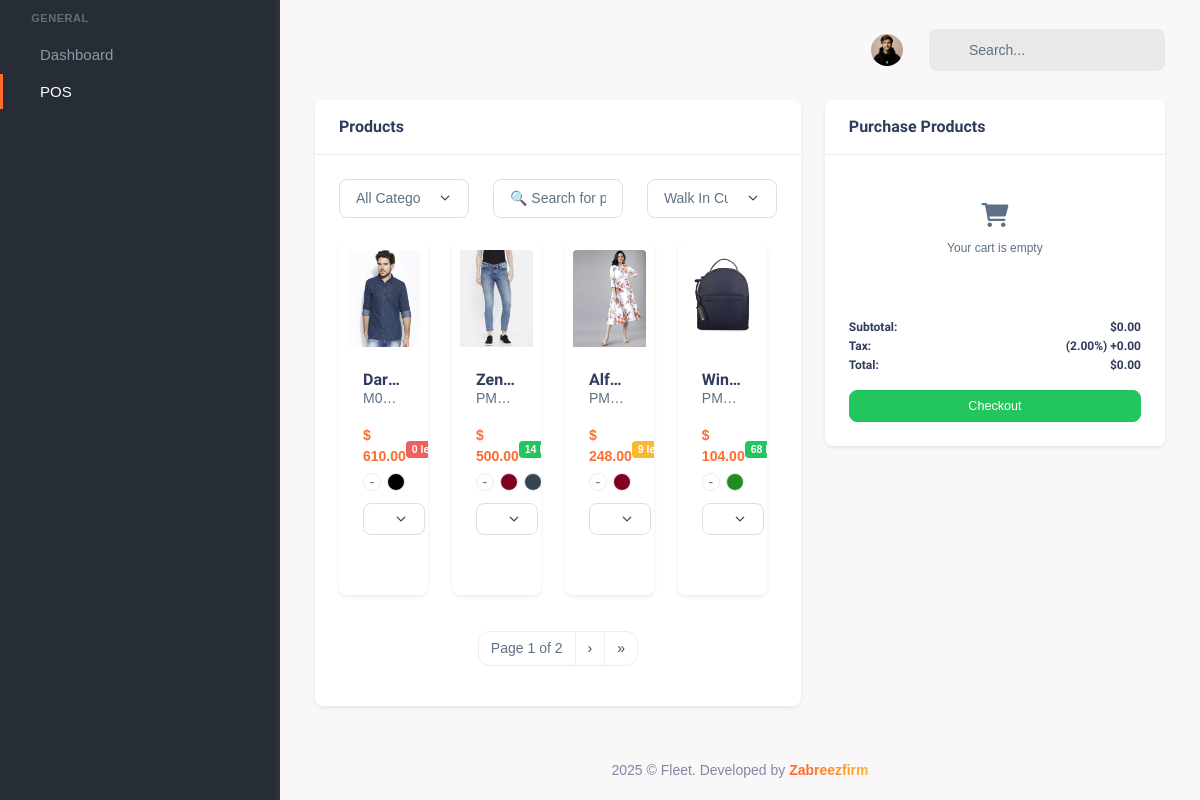
The app's page /pos/ (signed in) with its own data.
### core/models.py (models this page shows, shortened)
class Product(models.Model):
    name = models.CharField(max_length=255)
    slug = models.SlugField(unique=True, blank=True, null=True)
    description = models.TextField()
    is_featured = models.BooleanField(default=False)
    cost_price = models.DecimalField(max_digits=10, decimal_places=2, default=0.00, help_text="Cost price per unit")
    price = models.DecimalField(max_digits=10, decimal_places=2, help_text="Selling price per unit")
    total_units_sold = models.PositiveIntegerField(default=0)
    total_revenue = models.DecimalField(max_digits=12, decimal_places=2, default=0.00)
    total_profit = models.DecimalField(max_digits=12, decimal_places=2, default=0.00)
    total_views = models.PositiveIntegerField(default=0)
    discount = models.DecimalField(max_digits=5, decimal_places=2, default=0.00, help_text="Discount in percentage")  # Discount in percentage
    barcode = models.ImageField(upload_to="products/barcodes", blank=True, null=True)  # Barcode as image
    stock_quantity = models.PositiveIntegerField()
    size = models.ManyToManyField(Size, blank=True)
    seo_title = models.CharField(max_length=255, blank=True, null=True)
    seo_description = models.TextField(blank=True, null=True)
    seo_keywords = models.TextField(blank=True, null=True)
    category = models.ForeignKey(Category, on_delete=models.CASCADE, related_name="products")
    tags = models.ManyToManyField(Tag, blank=True)
    image = models.ImageField(upload_to="products/images", blank=True, null=True)
    sku = models.CharField(max_length=8, unique=True, blank=True, null=True)
    created_at = models.DateTimeField(auto_now_add=True)
    updated_at = models.DateTimeField(auto_now=True)
    class Meta:
        verbose_name = "Product"
        verbose_name_plural = "          Products"

class Color(models.Model):
    name = models.CharField(max_length=50, unique=True)
    hex_code = models.CharField(max_length=7, unique=True, help_text="Hex color code, e.g., #FF5733")
    class Meta:
        verbose_name = "Color"
        verbose_name_plural = "           Colors"
        ordering = ['name']

### setting/models.py (models this page shows, shortened)
class CompanySetting(models.Model):
    name = models.CharField(max_length=255, blank=True, null=True)
    address_line_1 = models.TextField(blank=True, null=True)
    address_line_2 = models.TextField(blank=True, null=True)
    phone = models.CharField(max_length=255, blank=True, null=True)
    email = models.EmailField(blank=True, null=True)
    logo = models.ImageField(upload_to="company/logo", blank=True, null=True)
    tax = models.DecimalField(max_digits=5, decimal_places=2, blank=True, null=True, default=0, help_text="Enter tax as a percentage (%)")
    shipping_fee = models.DecimalField(max_digits=5, decimal_places=2, blank=True, null=True, default=0, help_text="Enter shipping fee as extra charge")
    currency = models.CharField(max_length=255, blank=True, null=True)
    currency_symbol = models.CharField(max_length=255, blank=True, null=True)
    currency_code = models.CharField(max_length=255, blank=True, null=True)
    class Meta:
        verbose_name = "Company Setting"
        verbose_name_plural = "Company Settings"

### pos/views.py (the view, shortened to what this page needs)
# urls.py: path('pos/', include('pos.urls')),
def pos(request):
    categories = Category.objects.all()
    customers = User.objects.filter(role='customer')
    products = Product.objects.all().order_by('-id')
    paginator = Paginator(products, 4)
    page_number = request.GET.get('page')
    page_obj = paginator.get_page(page_number)
    company_setting = CompanySetting.objects.first()
    payment_methods = PAYMENT_METHOD
    default_product_data = []
    for product in page_obj:
        product_images = ProductImage.objects.filter(product=product)
        colors = [
            {'color_name': image.color.name, 'color_hex': image.color.hex_code, 'image_url': image.image.url}
            for image in product_images if image.color
        ]
        sizes = [size.name for size in product.size.all()]
        default_product_data.append({
            'id': product.id,
            'name': product.name,
            'category': product.category.name,
            'price': product.price,
            'stock_quantity': product.stock_quantity,
            'image': product.image,  # Default image for product
            'colors': colors,  # List of colors and their corresponding images
            'sizes': sizes,
            'sku': product.sku
        })
    context = {
        'products': default_product_data,
        'page_obj': page_obj,
        'categories': categories,
        'customers': customers,
        'company_setting': company_setting,
        'payment_methods': payment_methods,
    }
    return render(request, 'pos.html', context)

### setting/context_preprocessor.py (called while the page is built)
def currency_context(request):
    currency_code = CompanySetting.objects.first().currency_code
    currency_symbol = CompanySetting.objects.first().currency_symbol
    return {
        'currency_code': currency_code,
        'currency_symbol': currency_symbol,
    }

### templates/pos.html (shortened to what this page needs)
{% extends 'partials/base.html' %}
{% load static %}
{% block style %}
<link rel="stylesheet" href="{% static 'assets/css/pos.css' %}">
{% endblock %}
{% block content %}
<div class="container-fluid">
    <div class="row">
        <div class="col-xl-7 col-md-12">
            <div class="card shadow-sm">
                <div class="card-header d-flex justify-content-between align-items-center gap-2">
                    <h4 class="card-title flex-grow-1 m-0">Products</h4>
                </div>
                <div class="card-body">
                    <div class="row mb-3">
                        <div class="col-md-4">
                            <select class="form-select form-select" data-choices name="categoryFilter" id="categoryFilter" >
                                <option value="">All Categories</option>
                            </select>
                        </div>
                        <div class="col-md-4">
                            <input type="text" class="form-control form-control" id="productSearch" placeholder="🔍 Search for products...">
                        </div>
                        <div class="col-md-4">
                            <select class="form-select form-select" data-choices name="customerSelect" id="customerSelect">
                                <option value="">Walk In Customer</option>
                            </select>
                        </div>
                    </div>
                    <div class="row" id="productList">
                        {% for product in products %}
                            <div class="col-xl-3 col-md-4 col-sm-6 mb-4 product-item" data-category="{{ product.category.id }}">
                                <div class="card product-card border-0 shadow-sm h-100">
                                    <div class="position-relative" style="cursor: pointer;" onclick="addToCart( {{ product.id }} , '{{ product.name }}', {{ product.price }}, '{{ product.sku }}', {{ product.stock_quantity }} )">
                                        <img id="product-image-{{ product.id }}" src="{{ product.image.url }}" class="card-img-top img-fluid rounded-top" alt="{{ product.name }}" style="object-fit: cover;">
                                    </div>
                                    <div class="card-body p-3">
                                        <h6 class="card-title fw-bold text-truncate">{{ product.name }}</h6>
                                        <p class="text-truncate">{{ product.sku }}</p>
                                        <div class="d-flex justify-content-between align-items-center mt-1">
                                            <p class="card-text text-primary fw-bold mb-1">$ {{ product.price }}</p>
                                            <span class="badge {% if product.stock_quantity > 10 %} bg-success {% elif product.stock_quantity > 0 %} bg-warning {% else %} bg-danger {% endif %}">
                                                {{ product.stock_quantity }} left
                                            </span>
                                        </div>
                                        <div class="d-flex align-items-center mb-2">
                                            <div class="d-flex">
                                                <span data-color=""
                                                    data-image-url="{{ product.image.url }}"
                                                    data-product-id="{{ product.id }}"
                                                    onclick="addColor(this)"
                                                    class="color-circle border rounded-circle me-1"
                                                    style="background-color: transparent; width: 18px; height: 18px; display: inline-flex; align-items: center; justify-content: center; cursor: pointer;">
                                                    -
                                                </span>
                                                {% for color in product.colors %}
                                                    <span data-color="{{ color.color_hex }}" data-image-url="{{ color.image_url }}" data-product-id="{{ product.id }}"  onclick="addColor(this)" class="color-circle border rounded-circle me-1"
                                                        style="background-color: {{ color.color_hex }}; width: 18px; height: 18px; display: inline-block; cursor: pointer;">
                                                    </span>
                                                {% endfor %}
                                            </div>
                                        </div>
                                        <div class="d-flex align-items-center mb-2">
                                            <select class="form-select form-select-sm" id="select_size" onclick="addSize(this)">
                                                <option value="">Select size</option>
                                            </select>
                                        </div>
                                    </div>
                                </div>
                            </div>
                        {% endfor %}
                    </div>
                    <div class="row">
                        <div class="col-md-12">
                            <nav>
                                <ul class="pagination justify-content-center">
                                    <li class="page-item disabled">
                                        <span class="page-link">Page {{ page_obj.number }} of {{ page_obj.paginator.num_pages }}</span>
                                    </li>
                                    {% if page_obj.has_next %}
                                        <li class="page-item">
                                            <a class="page-link" href="?page={{ page_obj.next_page_number }}" aria-label="Next">›</a>
                                        </li>
                                        <li class="page-item">
                                            <a class="page-link" href="?page={{ page_obj.paginator.num_pages }}" aria-label="Last">»</a>
                                        </li>
                                    {% endif %}
                                </ul>
                            </nav>
                        </div>
                    </div>
                </div>
            </div>
        </div>
        <div class="col-xl-5 col-md-12">
            <div class="card shadow-sm">
                <div class="card-header">
                    <h5 class="card-title mb-0">Purchase Products</h5>
                </div>
                <div class="card-body">
                    <div id="cartItems" class="cart-items-scrollable small">
                    </div>
                    <div class="d-flex flex-column mt-3">
                        <div class="d-flex justify-content-between">
                            <h6 class="mb-1">Subtotal:</h6>
                            <h6 class="mb-1">$<span id="subtotal">0.00</span></h6>
                        </div>
                        <div class="d-flex justify-content-between">
                            <h6 class="mb-1">Tax:</h6>
                            <h6 class="mb-1"><span id="tax">({{ company_setting.tax }}%) +</span><span id="taxAmount"></span></h6>
                        </div>
                        <div class="d-flex justify-content-between">
                            <h6 class="mb-1">Total:</h6>
                            <h6 class="mb-1">$<span id="totalPrice">0.00</span></h6>
                        </div>
                        <button class="btn btn-success btn-sm mt-2" data-bs-toggle="modal" data-bs-target="#checkoutModal">
                            Checkout
                        </button>
                    </div>
                </div>
            </div>
        </div>
    </div>
</div>
{% endblock %}

### static/assets/css/pos.css (style rules this page uses)
.color-circle { transition: background-color 0.3s ease; }
#productList { max-height: 500px; overflow-y: auto; padding-right: 10px; }
.card { border-radius: 8px; overflow: hidden; background-color: #fff; box-shadow: 0 4px 6px rgba(0, 0, 0, 0.1); }
#totalPrice, #subtotal, #tax { font-weight: bold; }
.cart-items-scrollable { max-height: 430px; overflow-y: auto; margin-bottom: 20px; }

### records on screen
Product: name "Dar…", sku "M0…", price "610.00"
Product: name "Zen…", sku "PM…", price "500.00"
Product: name "Alf…", sku "PM…", price "248.00"
Product: name "Win…", sku "PM…", price "104.00"
CompanySetting: tax "2.00"

### other values on screen
{{ product.stock_quantity }} "0" "14" "9" "68"
{{ page_obj.number }} "1"
{{ page_obj.paginator.num_pages }} "2"
